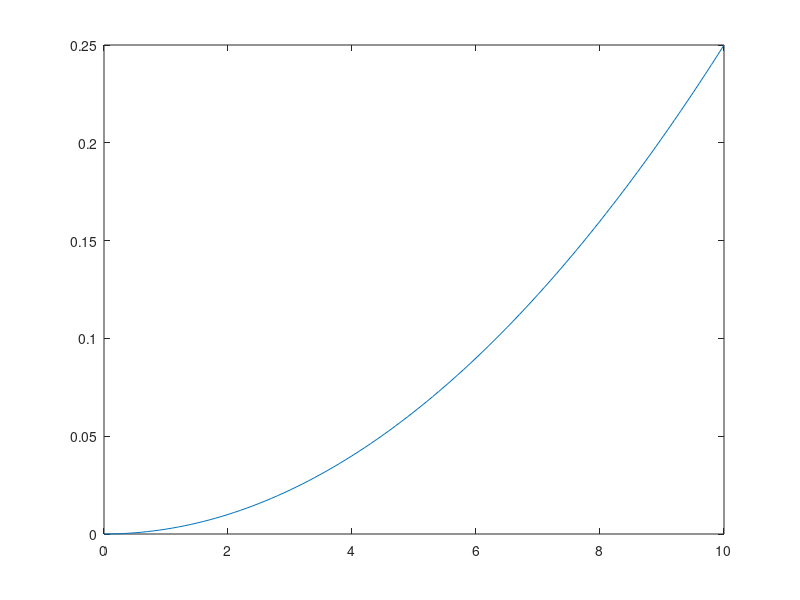

Source code (MATLAB): (Note: this script raises an error after producing the figure.)
K =0.5;
R = 10e3;
C = 1e-7;
T = R * C;
num =[0 K];
den = [T 1];
G = tf(num,den);
t=0:0.1:10;
u_parabolic = 0.01 * ((t.^2)*0.5)
[y,t]=lsim(G,u_parabolic,t);
plot(t,y);
info = stepinfo(y, t);      
hold on
